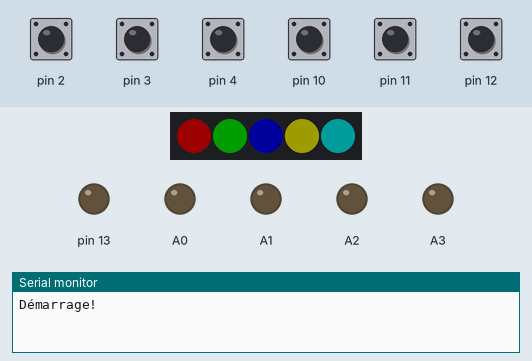
This program was run on a simulated Arduino Nano, built with avr-gcc and run on an emulated ATmega328P. On the bench: 5 RGB LEDs in strip order, left to right, output pins drawn as LEDs (lit = HIGH), the last lines printed to the serial monitor. Inputs (shaded band) come from the test bench; at power-on: pin 2–4, pin 10–12 HIGH. Dim RGB values are drawn brighter than linear.

Above: at 2.2 s.
2.3 s: pin 2 pulled LOW for 0.15 s
3.0 s: pin 11 pulled LOW for 0.15 s
At 3.65 s:
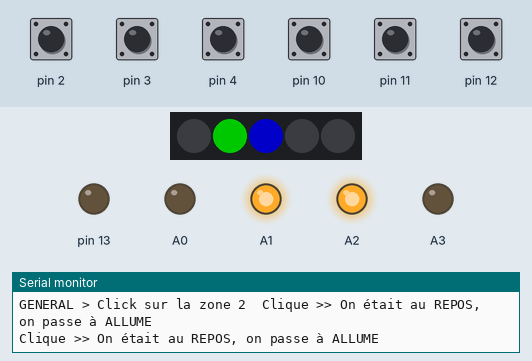
3.7 s: pin 4 pulled LOW for 1 s
At 4.87 s:
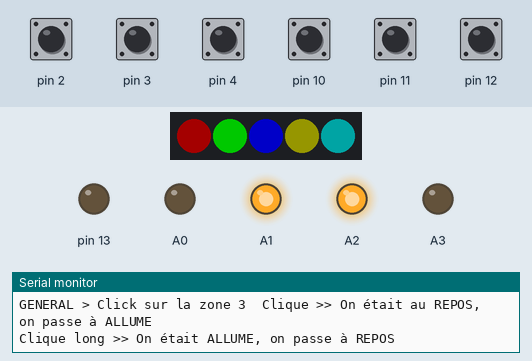
5.3 s: pin 2 pulled LOW for 1 s
At 6.38 s:
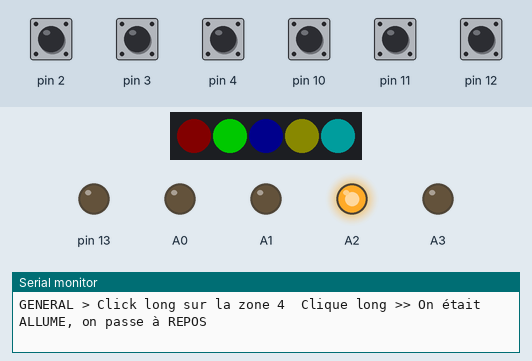
6.9 s: pin 11 pulled LOW for 1 s
At 8.18 s:
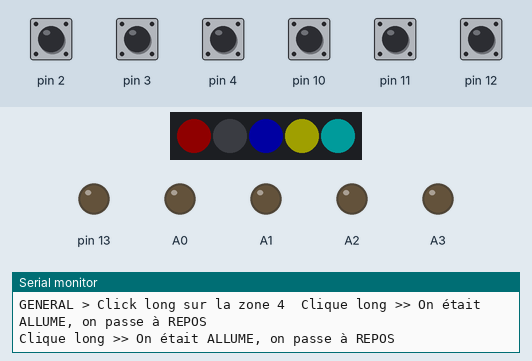
8.5 s: pin 3 pulled LOW for 0.15 s
At 11.18 s:
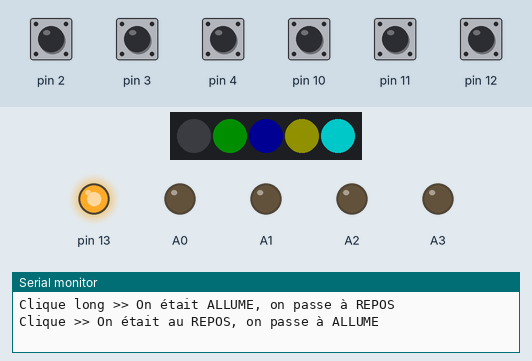
Timing chart, 0 to 13.1 s (numbered marks = the images above; inputs shaded):
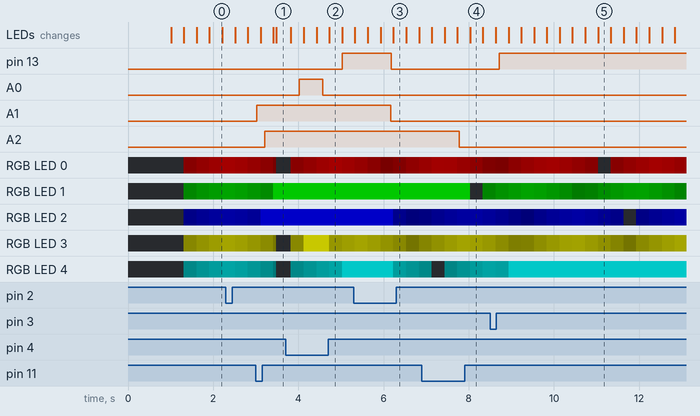

The program:

main.cpp
```cpp
// (licence header left out)
#include <Arduino.h>
// fichier programmes
#include "ZoneEclairage.hpp"

// couleurs
constexpr uint32_t HEX_ROUGE = 0xFF0000;
constexpr uint32_t HEX_VERT = 0x00FF00;
constexpr uint32_t HEX_BLEU = 0x0000FF;
constexpr uint32_t HEX_JAUNE = 0xFFFF00;
constexpr uint32_t HEX_CYAN = 0x00FFFF;

// constantes
constexpr uint32_t VITESSE_MONITEUR_SERIE = 115200;
constexpr uint8_t NBR_ZONES = 5;
constexpr uint8_t PIN_LEDS = 5;

CRGB leds[NBR_ZONES];

// instances des zones d'éclairage
ZoneEclairage eclairages[NBR_ZONES];

enum indexZones : uint8_t
{
    //   nom  -  index
    INDEX_ZONE_1, // 0
    INDEX_ZONE_2, // 1
    INDEX_ZONE_3, // 2
    INDEX_ZONE_4, // 3
    INDEX_ZONE_5, // 4
};

// bouton général (voir README.md)
OneButton boutonGeneral;

enum class etatBpGeneral : uint8_t
{
    HORS_ALLUMAGE = 0,
    PREMIERE_ZONE = INDEX_ZONE_3,
    DEUXIEME_ZONE = INDEX_ZONE_4,
    TROISIEME_ZONE = INDEX_ZONE_5
} etatCourantGeneral;

void callbackGeneralClick();
void callbackGeneralClickLong();
void updateGeneral();

void setup()
{
    // Initialisation des leds WS2812B
    // (RGB par défaut, ce qui inversait le vert et le rouge sur le bandeau - avec GRB c'est OK)
    FastLED.addLeds<WS2812B, PIN_LEDS, GRB>(leds, NBR_ZONES);
    FastLED.setBrightness(100);

    // Initialisation des zones d'éclairage
    eclairages[INDEX_ZONE_1].begin(12, A3, &leds[INDEX_ZONE_1], HEX_ROUGE);
    eclairages[INDEX_ZONE_2].begin(11, A2, &leds[INDEX_ZONE_2], HEX_VERT);
    eclairages[INDEX_ZONE_3].begin(10, A1, &leds[INDEX_ZONE_3], HEX_BLEU);
    eclairages[INDEX_ZONE_4].begin(4, A0, &leds[INDEX_ZONE_4], HEX_JAUNE);
    eclairages[INDEX_ZONE_5].begin(3, 13, &leds[INDEX_ZONE_5], HEX_CYAN);
    // Initialisation du bouton général
    boutonGeneral.setup(2, INPUT_PULLUP, ACTIVE_LOW);
    boutonGeneral.attachClick(callbackGeneralClick);
    boutonGeneral.attachLongPressStart(callbackGeneralClickLong);

    // Initialisation du moniteur série
    DEBUG_INIT(VITESSE_MONITEUR_SERIE);
    DEBUG_PRINTLN("Démarrage!\n");
    delay(1000);
}

void loop()
{
    // màj machine à état zones
    for(uint8_t index = 0; index < NBR_ZONES; index++)
    {
        eclairages[index].update();
    }

    updateGeneral();
}

// --------------------------------------------- callbacks du bouton général
inline void callbackGeneralClick()
{
    etatCourantGeneral = etatBpGeneral::PREMIERE_ZONE;
}

void callbackGeneralClickLong()
{
    etatCourantGeneral = etatBpGeneral::HORS_ALLUMAGE;

    for(uint8_t index = INDEX_ZONE_3; index <= INDEX_ZONE_5; index++)
    {
        DEBUG_PRINT("GENERAL > Click long sur la zone "); DEBUG_VALUE_PRINT_TAB(index);
        eclairages[index].callbackClickLong();
    }
}

void updateGeneral()
{
    boutonGeneral.tick();

    static uint32_t tempsPrecedent = 0;
    uint32_t tempsMaintenant = millis();

    if((tempsMaintenant - tempsPrecedent) >= 1000) // 1 seconde
    {
        tempsPrecedent = tempsMaintenant;

        switch (etatCourantGeneral)
        {
        case etatBpGeneral::HORS_ALLUMAGE:
            // quand on passe ici, on ne fait rien
            break;

        case etatBpGeneral::PREMIERE_ZONE:
            etatCourantGeneral = etatBpGeneral::DEUXIEME_ZONE;
            DEBUG_PRINT("GENERAL > Click sur la zone "); DEBUG_VALUE_PRINT_TAB((int)etatBpGeneral::PREMIERE_ZONE);
            eclairages[(int)etatBpGeneral::PREMIERE_ZONE].callbackClick();
            break;

        case etatBpGeneral::DEUXIEME_ZONE:
            etatCourantGeneral = etatBpGeneral::TROISIEME_ZONE;
            DEBUG_PRINT("GENERAL > Click sur la zone "); DEBUG_VALUE_PRINT_TAB((int)etatBpGeneral::DEUXIEME_ZONE);
            eclairages[(int)etatBpGeneral::DEUXIEME_ZONE].callbackClick();
            break;

        case etatBpGeneral::TROISIEME_ZONE:
            etatCourantGeneral = etatBpGeneral::HORS_ALLUMAGE;
            DEBUG_PRINT("GENERAL > Click sur la zone "); DEBUG_VALUE_PRINT_TAB((int)etatBpGeneral::TROISIEME_ZONE);
            eclairages[(int)etatBpGeneral::TROISIEME_ZONE].callbackClick();
            break;

        default:
            etatCourantGeneral = etatBpGeneral::HORS_ALLUMAGE;
            DEBUG_PRINTLN("GENERAL > État inconnu, passage à HORS_ALLUMAGE");
            break;
        }
    }
}
```

ZoneEclairage.cpp
```cpp
#include "ZoneEclairage.hpp"

// --------------------------------------------- public

void ZoneEclairage::begin(const uint8_t passedPinBouton, const uint8_t passedPinRelais, CRGB * passedLed, CRGB passedCouleur)
{
    couleur = passedCouleur;
    led = passedLed;
    pinRelais = passedPinRelais;

    pinMode(pinRelais, OUTPUT);
    setup(passedPinBouton, INPUT_PULLUP, ACTIVE_LOW);

    // on attache le clique simple à la gestion d'un événement
    attachClick([](void *instance) {
        ((ZoneEclairage *)instance)->callbackClick();
    }, this);
    // et on fait pareil pour le clique long
    attachLongPressStart([](void *instance) {
        ((ZoneEclairage *)instance)->callbackClickLong();
    }, this);
}

/// @brief fonction de mise à jour de la machine à état
/// @warning A appeler le plus souvent possible!
void ZoneEclairage::update()
{
    tick(); // màj état bouton

    // gestion relais & led
    switch (etat)
    {
    case REPOS:
        setRelais(RELAIS_OFF);
        ledClignoterDoucement();
        break;
    case ALLUME:
        setRelais(RELAIS_ON);
        ledAllumerCompletement();
        // gestion minuteur
        if((millis() - tempsPrecedentClique) >= (TEMPS_FONCTIONNEMENT_TOTAL - TEMPS_AVANT_EXTINCTION)) // si temps presque écoulé
        {
            DEBUG_PRINTLN(">> Fin du temps proche!");
            etat = ALLUME_VERS_REPOS;
        }
        break;
    case ALLUME_VERS_REPOS:
        setRelais(RELAIS_ON);
        ledClignoterRapidement();
        // gestion minuteur
        if((millis() - tempsPrecedentClique) >= (TEMPS_FONCTIONNEMENT_TOTAL)) // si temps complètement écoulé
        {
            DEBUG_PRINTLN(">> Fin du temps, passage à REPOS!");
            etat = REPOS;
        }
        break;
    // en cas de situation wtf, on revient en mode repos
    default:
        etat = REPOS;
        break;
    }

    FastLED.show(); // on affiche les changement sur la led
}

// --------------------------------------------------------------------------------- callbacks

/// @brief fonction appelée quand un clique simple est effectué
void ZoneEclairage::callbackClick()
{
    DEBUG_PRINT("Clique >> ");
    switch (etat)
    {
    case REPOS:
        DEBUG_PRINTLN("On était au REPOS, on passe à ALLUME");
        resetMinuteur();
        etat = ALLUME;
        break;
    case ALLUME:
        DEBUG_PRINTLN("On était ALLUME, on relance le décompte");
        resetMinuteur();
        break;
    case ALLUME_VERS_REPOS:
        DEBUG_PRINTLN("On était en ALLUME_VERS_REPOS, on repasse en mode ALLUME");
        resetMinuteur();
        etat = ALLUME;
        break;
    default:
        etat = REPOS;
        break;
    }
}

/// @brief fonction appelée quand un clique long est effectué
void ZoneEclairage::callbackClickLong()
{
    DEBUG_PRINT("Clique long >> ");
    switch (etat)
    {
    case REPOS:
        DEBUG_PRINTLN("On était au REPOS, on ne fait rien");
        // ici on ne fait rien
        break;
    case ALLUME:
        DEBUG_PRINTLN("On était ALLUME, on passe à REPOS");
        etat = REPOS;
        break;
    case ALLUME_VERS_REPOS:
        DEBUG_PRINTLN("On était en ALLUME_VERS_REPOS, on passe à REPOS");
        etat = REPOS;
        break;
    default:
        etat = REPOS;
        break;
    }
}

// --------------------------------------------- private

// Comme on utilise souvent la gestion de l'état du relais, une petite fonction ne mange pas de pain ;)
void ZoneEclairage::setRelais(bool etatSouhaite)
{
    if(etatSouhaite != etatCourantRelais)
    {
        etatCourantRelais = etatSouhaite;
        digitalWrite(pinRelais, etatSouhaite); // on applique les changements
    }
}

void ZoneEclairage::ledClignoterDoucement()
{
    unsigned long maintenant = millis();
    if((maintenant - tempsPrecedentClignotement) >= 1) // 1 milliseconde
    {
        if(sensClignotement == INCREMENTER_LUM_LED)
        {
            if(luminosite == 100)
            {
                sensClignotement = DECREMENTER_LUM_LED;
                luminosite = 99;
            }
            else luminosite++;
        }
        else // si le sens est en décrémentation
        {
            if(luminosite == 0)
            {
                sensClignotement = INCREMENTER_LUM_LED;
                luminosite = 1;
            }
            else luminosite--;
        }

        ledAppliquerLum();

        tempsPrecedentClignotement = maintenant;
    }
}

void ZoneEclairage::ledClignoterRapidement()
{
    unsigned long maintenant = millis();
    if((maintenant - tempsPrecedentClignotement) >= 500) // 1/2 seconde
    {
        luminosite = (luminosite >= 1) ? 0 : 255;
        ledAppliquerLum();

        tempsPrecedentClignotement = maintenant;
    }
}

void ZoneEclairage::ledAppliquerLum()
{
    if(led != nullptr)
    {
        if(*led != couleur) *led = couleur;
        led->nscale8(luminosite);
    }
}
```

ZoneEclairage.hpp
```cpp
#ifndef ZONE_HEADER
#define ZONE_HEADER
#include <Arduino.h> // on définit Arduino ici donc on ne le redéclare pas dans le cpp
#include <OneButton.h> // on utilise OneButton et pas OneButtonTiny pour les callbacks dans la classe elle-même
#include <FastLED.h>

#include "debug.hpp"

// constantes
#define RELAIS_ON true
#define RELAIS_OFF false

#define INCREMENTER_LUM_LED true // sens incrémentation de la luminosité de la led
#define DECREMENTER_LUM_LED false // sens décrémentation de la luminosité de la led

#define ACTIVE_LOW true

// machine à états
enum etatsZoneEclairage : uint8_t
{
    REPOS,
    ALLUME,
    ALLUME_VERS_REPOS
};

class ZoneEclairage : public OneButton
{
    private:
        // minuteur d'extinction
        unsigned long tempsPrecedentClique;
        etatsZoneEclairage etat = REPOS;
        // relais vers l'éclairage
        uint8_t pinRelais;
        bool etatCourantRelais;
        void setRelais(bool);
        // led rgb
        CRGB * led;
        CRGB couleur;
        uint8_t luminosite;
        bool sensClignotement = INCREMENTER_LUM_LED;
        unsigned long tempsPrecedentClignotement;
        // fonctions gestion de la led
        void ledClignoterDoucement();
        void ledClignoterRapidement();
        inline void ledAllumerCompletement() { if(*led != couleur) *led = couleur; }
        void ledAppliquerLum();

    public:
        /// @param uint8_t pin du bouton
        /// @param uint8_t pin du relais
        /// @param CRGB pointeur vers l'index de la led dans le tableau
        /// @param CRGB couleur de la led associée à la zone
        void begin(const uint8_t, const uint8_t, CRGB *, CRGB);
        // fonctions principales
        void update();
        void callbackClick();
        void callbackClickLong();
        // fonctions getter + secondaires
        inline void eteindreZone() { etat = REPOS; }
        inline void resetMinuteur() { tempsPrecedentClique = millis(); }
};

#endif // ZONE_HEADER
```

debug.hpp
```cpp
#ifndef DEBUG_HEADER
#define DEBUG_HEADER

// ligne à commenter pour désactiver le debug + les temps raccourcis
#define MODE_TEST_ACTIVE

#ifdef MODE_TEST_ACTIVE
    #define DEBUG_INIT(vitesse) Serial.begin(vitesse)
    #define DEBUG_PRINTLN(texte) Serial.println(F(texte))
    #define DEBUG_PRINT(texte) Serial.print(F(texte))
    #define DEBUG_VALUE_PRINT_TAB(valeur) Serial.print(valeur); Serial.print(F("\t"))
    #define DEBUG_VALUE_PRINT(valeur) Serial.print(valeur)
#else
    #define DEBUG_INIT(vitesse)
    #define DEBUG_PRINTLN(texte)
    #define DEBUG_PRINT(texte)
    #define DEBUG_VALUE_PRINT_TAB(valeur)
    #define DEBUG_VALUE_PRINT(valeur)
#endif

#ifdef MODE_TEST_ACTIVE
    // temps courts pour les tests
    constexpr uint16_t TEMPS_FONCTIONNEMENT_TOTAL = 30000; // 30s
    constexpr uint16_t TEMPS_AVANT_EXTINCTION = 10000; // 10s
#else
    // 4h × 60mn × 60s × 1000ms, temps avant que la zone s'éteigne toute seule
    constexpr uint32_t TEMPS_FONCTIONNEMENT_TOTAL = 14400000; // 4h
    // 5mn × 60s × 1000ms, temps pendant lequel un clique (simple ou long) relance le minuteur
    constexpr uint32_t TEMPS_AVANT_EXTINCTION = 300000; // 5 minutes
#endif

#endif // DEBUG_HEADER
```

Measured:
- after the input at 3.0 s, A2: LOW → HIGH after 0.22 s
- after the input at 5.3 s, pin 13: HIGH → LOW after 0.88 s; A1: HIGH → LOW after 0.87 s
- after the input at 6.9 s, A2: HIGH → LOW after 0.87 s; the LEDs: first differ from a run without the input after 1.1 s (image 4)
- after the input at 8.5 s, pin 13: LOW → HIGH after 0.22 s
